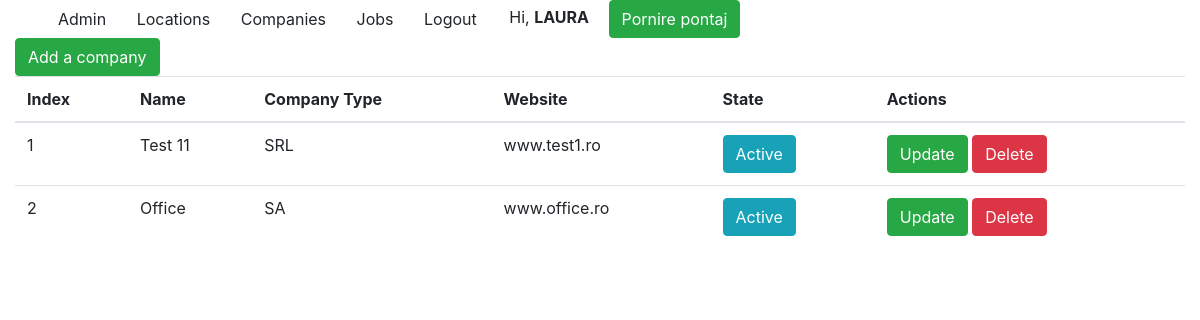
/companies/ (signed in), run on the app's committed database.
### app_2/models.py (models this page shows, shortened)
class Companies(models.Model):
    name = models.CharField(max_length=100)
    website = models.CharField(max_length=50)
    company_type = models.CharField(max_length=10, choices=company_types)
    active = models.BooleanField(default=1)

### app_2/views.py (the view)
# urls.py: path('', views.CompaniesView.as_view(), name='companies_list'),
class CompaniesView(LoginRequiredMixin, ListView):
    model = Companies
    template_name = 'app_2/companies_index.html'
    paginate_by = 5

### final_project/context_porcessors.py (called while the page is built)
def is_ready_to_work(request):
    if request.user.is_authenticated:
        if Pontaj.objects.filter(user_id=request.user.id, end_date=None).exists():
            return {'ready_to_work': False}
        return {'ready_to_work': True}
    return {}

### templates/app_2/companies_index.html (shortened to what this page needs)
{% extends 'base.html' %}
{% block content %}
    <a class="btn btn-success" href="{% url 'companies:add' %}">Add a company</a>
    <table class="table">
        <thead>
            <tr>
                <th>Index</th>
                <th>Name</th>
                <th>Company Type</th>
                <th>Website</th>
                <th>State</th>
                <th>Actions</th>
            </tr>
        </thead>
        <tbody>
            {% for item in companies_list %}
                <tr>
                    <td>{{ forloop.counter }}</td>
                    <td>{{ item.name }}</td>
                    <td>{{ item.company_type }}</td>
                    <td>
                        {{ item.website }}
                    </td>
                    <td>
                        {% if item.active == 1 %}
                            <span class="btn btn-info">Active</span>
                        {% else %}
                            <span class="btn btn-info">Inactive</span>
                        {% endif %}
                    </td>
                    <td>
                        <a class="btn btn-success" href="{% url 'companies:update' item.id %}">Update</a>
                        {% if item.active == 1 %}
                        <a class="btn btn-danger" href="{% url 'companies:delete' item.id %}">Delete</a>
                        {% else %}
                        <a class="btn btn-info" href="{% url 'companies:activate' item.id %}">Activate</a>
                        {% endif %}
                    </td>
                </tr>
            {% endfor %}
        </tbody>
    </table>
{% endblock %}

### templates/base.html
<html>
    <head>
        <link rel="stylesheet" href="https://stackpath.bootstrapcdn.com/bootstrap/4.4.1/css/bootstrap.min.css">
    </head>
    <body>
        <div class="container">
            <div class="row">
                <div class="col-md-12">
                    <nav>
                        <a class="btn" href="/admin">Admin</a>
                        {% if request.user.is_authenticated %}
                            <a class="btn" href="{% url 'locations:locations_list' %}">Locations</a>
                            <a class="btn" href="{% url 'companies:companies_list' %}">Companies</a>
                            <a class="btn" href="{% url 'jobs:jobs_list' %}">Jobs</a>
                            <a class="btn" href="{% url 'logout' %}">Logout</a>
                            <span class="col-md-12">Hi, <b>{{ request.user.username|upper }}</b></span>
                            {% if ready_to_work is False %}
                                <a href="{% url 'userprofile:stop_pontaj' %}" class="btn btn-danger">Oprire pontaj</a>
                            {% else %}
                                <a href="{% url 'userprofile:start_pontaj' %}" class="btn btn-success">Pornire pontaj</a>
                            {% endif %}
                        {% endif %}
                    </nav>
                </div>
            </div>
        </div>
        <div class="col-md-12">
            {% block content %}
            {% endblock %}
        </div>
    </body>
</html>

### data on the page
Companies: name "Test 11", company_type "SRL", website "www.test1.ro", active "Active"
Companies: name "Office", company_type "SA", website "www.office.ro", active "Active"

### other printed values
{{ request.user.username|upper }} "LAURA"
